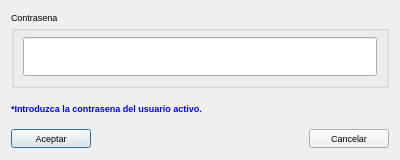
<?xml version="1.0" encoding="UTF-8"?>
<ui version="4.0">
 <class>Desbloquear</class>
 <widget class="QDialog" name="Desbloquear">
  <property name="geometry">
   <rect>
    <x>0</x>
    <y>0</y>
    <width>400</width>
    <height>160</height>
   </rect>
  </property>
  <property name="maximumSize">
   <size>
    <width>400</width>
    <height>160</height>
   </size>
  </property>
  <property name="font">
   <font>
    <pointsize>7</pointsize>
   </font>
  </property>
  <property name="windowTitle">
   <string>Introducir contrasena</string>
  </property>
  <property name="windowIcon">
   <iconset resource="recoverdrake.qrc">
    <normaloff>:/Imagenes/security-mdk.png</normaloff>:/Imagenes/security-mdk.png</iconset>
  </property>
  <property name="styleSheet">
   <string notr="true"/>
  </property>
  <layout class="QGridLayout" name="gridLayout">
   <item row="0" column="0" colspan="3">
    <widget class="QGroupBox" name="groupBox">
     <property name="title">
      <string>Contrasena</string>
     </property>
     <layout class="QGridLayout" name="gridLayout_2">
      <item row="0" column="0">
       <widget class="QLineEdit" name="lineEdit">
        <property name="font">
         <font>
          <pointsize>20</pointsize>
          <weight>75</weight>
          <bold>true</bold>
         </font>
        </property>
        <property name="echoMode">
         <enum>QLineEdit::Password</enum>
        </property>
       </widget>
      </item>
     </layout>
    </widget>
   </item>
   <item row="1" column="0" colspan="3">
    <widget class="QLabel" name="label">
     <property name="palette">
      <palette>
       <active>
        <colorrole role="WindowText">
         <brush brushstyle="SolidPattern">
          <color alpha="255">
           <red>0</red>
           <green>0</green>
           <blue>255</blue>
          </color>
         </brush>
        </colorrole>
        <colorrole role="Button">
         <brush brushstyle="SolidPattern">
          <color alpha="255">
           <red>170</red>
           <green>170</green>
           <blue>127</blue>
          </color>
         </brush>
        </colorrole>
        <colorrole role="Text">
         <brush brushstyle="SolidPattern">
          <color alpha="255">
           <red>0</red>
           <green>0</green>
           <blue>255</blue>
          </color>
         </brush>
        </colorrole>
        <colorrole role="ButtonText">
         <brush brushstyle="SolidPattern">
          <color alpha="255">
           <red>0</red>
           <green>0</green>
           <blue>255</blue>
          </color>
         </brush>
        </colorrole>
        <colorrole role="Base">
         <brush brushstyle="SolidPattern">
          <color alpha="255">
           <red>170</red>
           <green>170</green>
           <blue>127</blue>
          </color>
         </brush>
        </colorrole>
        <colorrole role="Window">
         <brush brushstyle="SolidPattern">
          <color alpha="255">
           <red>170</red>
           <green>170</green>
           <blue>127</blue>
          </color>
         </brush>
        </colorrole>
       </active>
       <inactive>
        <colorrole role="WindowText">
         <brush brushstyle="SolidPattern">
          <color alpha="255">
           <red>0</red>
           <green>0</green>
           <blue>255</blue>
          </color>
         </brush>
        </colorrole>
        <colorrole role="Button">
         <brush brushstyle="SolidPattern">
          <color alpha="255">
           <red>170</red>
           <green>170</green>
           <blue>127</blue>
          </color>
         </brush>
        </colorrole>
        <colorrole role="Text">
         <brush brushstyle="SolidPattern">
          <color alpha="255">
           <red>0</red>
           <green>0</green>
           <blue>255</blue>
          </color>
         </brush>
        </colorrole>
        <colorrole role="ButtonText">
         <brush brushstyle="SolidPattern">
          <color alpha="255">
           <red>0</red>
           <green>0</green>
           <blue>255</blue>
          </color>
         </brush>
        </colorrole>
        <colorrole role="Base">
         <brush brushstyle="SolidPattern">
          <color alpha="255">
           <red>170</red>
           <green>170</green>
           <blue>127</blue>
          </color>
         </brush>
        </colorrole>
        <colorrole role="Window">
         <brush brushstyle="SolidPattern">
          <color alpha="255">
           <red>170</red>
           <green>170</green>
           <blue>127</blue>
          </color>
         </brush>
        </colorrole>
       </inactive>
       <disabled>
        <colorrole role="WindowText">
         <brush brushstyle="SolidPattern">
          <color alpha="255">
           <red>0</red>
           <green>0</green>
           <blue>255</blue>
          </color>
         </brush>
        </colorrole>
        <colorrole role="Button">
         <brush brushstyle="SolidPattern">
          <color alpha="255">
           <red>170</red>
           <green>170</green>
           <blue>127</blue>
          </color>
         </brush>
        </colorrole>
        <colorrole role="Text">
         <brush brushstyle="SolidPattern">
          <color alpha="255">
           <red>0</red>
           <green>0</green>
           <blue>255</blue>
          </color>
         </brush>
        </colorrole>
        <colorrole role="ButtonText">
         <brush brushstyle="SolidPattern">
          <color alpha="255">
           <red>0</red>
           <green>0</green>
           <blue>255</blue>
          </color>
         </brush>
        </colorrole>
        <colorrole role="Base">
         <brush brushstyle="SolidPattern">
          <color alpha="255">
           <red>170</red>
           <green>170</green>
           <blue>127</blue>
          </color>
         </brush>
        </colorrole>
        <colorrole role="Window">
         <brush brushstyle="SolidPattern">
          <color alpha="255">
           <red>170</red>
           <green>170</green>
           <blue>127</blue>
          </color>
         </brush>
        </colorrole>
       </disabled>
      </palette>
     </property>
     <property name="font">
      <font>
       <pointsize>7</pointsize>
       <weight>75</weight>
       <italic>false</italic>
       <bold>true</bold>
      </font>
     </property>
     <property name="styleSheet">
      <string notr="true">color: rgb(0, 0, 255);</string>
     </property>
     <property name="text">
      <string>*Introduzca la contrasena del usuario activo.</string>
     </property>
    </widget>
   </item>
   <item row="2" column="0">
    <widget class="QPushButton" name="pushButton">
     <property name="text">
      <string>Aceptar</string>
     </property>
     <property name="icon">
      <iconset resource="recoverdrake.qrc">
       <normaloff>:/Imagenes/good.png</normaloff>:/Imagenes/good.png</iconset>
     </property>
     <property name="iconSize">
      <size>
       <width>25</width>
       <height>25</height>
      </size>
     </property>
    </widget>
   </item>
   <item row="2" column="2">
    <widget class="QPushButton" name="pushButton_2">
     <property name="text">
      <string>Cancelar</string>
     </property>
     <property name="icon">
      <iconset resource="recoverdrake.qrc">
       <normaloff>:/Imagenes/bad.png</normaloff>:/Imagenes/bad.png</iconset>
     </property>
     <property name="iconSize">
      <size>
       <width>25</width>
       <height>25</height>
      </size>
     </property>
    </widget>
   </item>
   <item row="2" column="1">
    <spacer name="horizontalSpacer">
     <property name="orientation">
      <enum>Qt::Horizontal</enum>
     </property>
     <property name="sizeHint" stdset="0">
      <size>
       <width>40</width>
       <height>20</height>
      </size>
     </property>
    </spacer>
   </item>
  </layout>
 </widget>
 <resources>
  <include location="recoverdrake.qrc"/>
 </resources>
 <connections/>
</ui>
